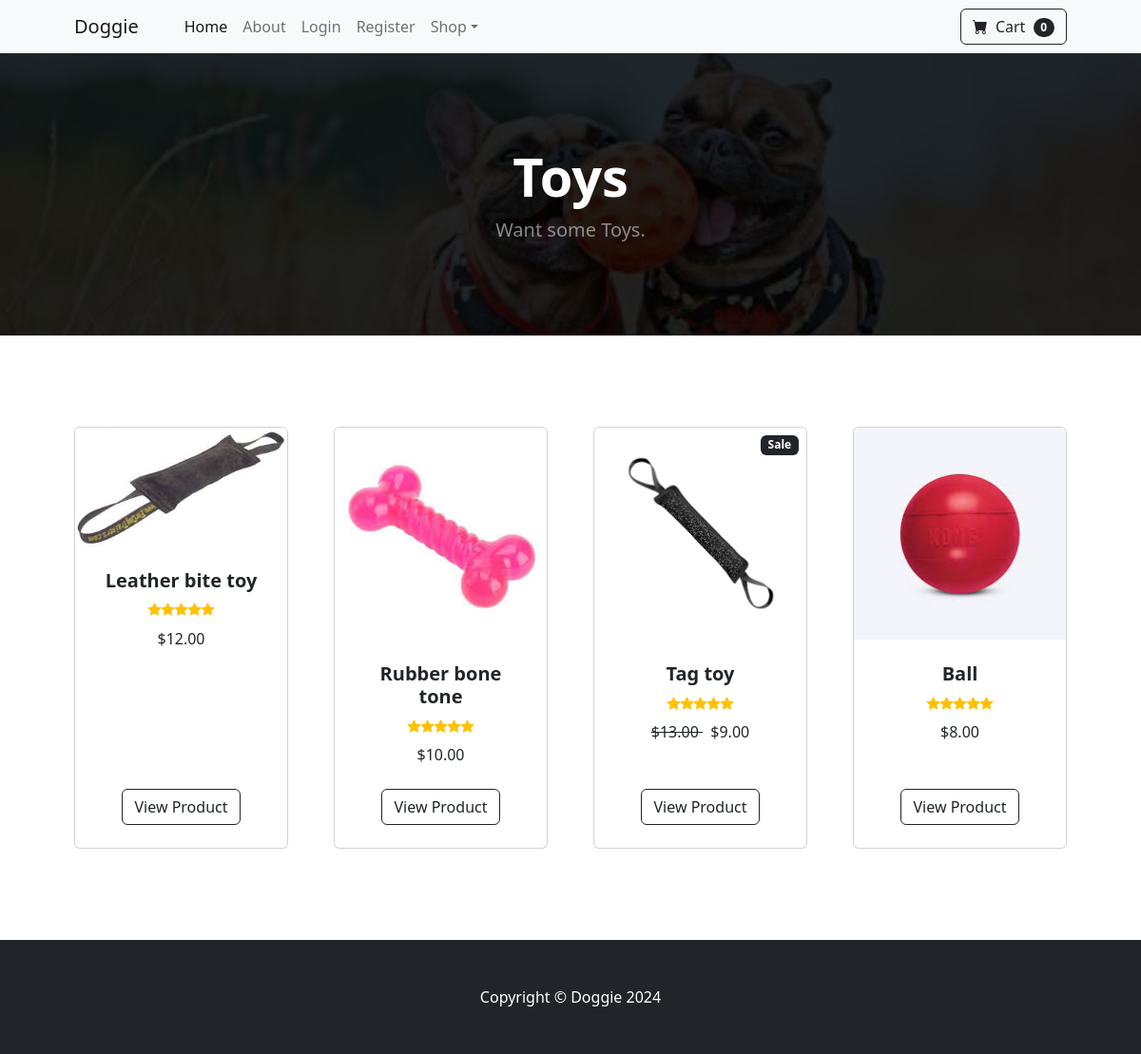
Screenshot of /category/Toys with the database file from the repository.
### store/models.py (models this page shows, shortened)
class Category(models.Model):
    name = models.CharField(max_length=50)
    image = models.ImageField(upload_to='assets/cover', default='default.jpg')
    def __str__(self):
        return self.name
    class Meta:
        verbose_name_plural = 'categories'

class Product(models.Model):
    name = models.CharField(max_length=100)
    price = models.DecimalField(default=0, decimal_places=2, max_digits=6)
    category = models.ForeignKey(Category, on_delete=models.CASCADE, default=1)
    description = models.CharField(max_length=2500, default='', blank=True, null=True)
    image = models.ImageField(upload_to='uploads/product/')
    is_sale = models.BooleanField(default=False)
    sale_price = models.DecimalField(default=0, decimal_places=2, max_digits=6)

### store/views.py (the view)
# urls.py: path('category/<str:name>', views.category, name='category'),
def category(request, name):
    name = name.replace('-', ' ')
    try:
        category = Category.objects.get(name=name)
        products = Product.objects.filter(category=category)
        return render(request, 'category.html', {'products': products, 'category': category})
    except:
        messages.error(request, 'That category does not exist!!')
        return redirect('home')

### cart/cart.py (called while the page is built)
    def __len__(self):
        return len(self.cart)

### cart/context_processors.py (called while the page is built)
def cart(request):
    return {'cart': Cart(request)}

### store/templates/category.html (shortened to what this page needs)
{% extends 'base.html' %}
{% load static %}
{% block content %}
        <header class="bg-dark py-5" style="background-image: url('{{category.image.url}}'); background-size: cover; background-color: rgba(0,0,0,.2); background-blend-mode: multiply; background-repeat: no-repeat;">
            <div class="container px-4 px-lg-5 my-5">
                <div class="text-center text-white">
                    <h1 class="display-4 fw-bolder">{{category}}</h1>
                    <p class="lead fw-normal text-white-50 mb-0">Want some {{category}}.</p>
                </div>
            </div>
        </header>
        <section class="py-5">
            <div class="container px-4 px-lg-5 mt-5">
                <div class="row gx-4 gx-lg-5 row-cols-2 row-cols-md-3 row-cols-xl-4 justify-content-center">
                    {% for product in products %}
                    {% if product.is_sale %}
                        <div class="col mb-5">
                            <div class="card h-100">
                                <div class="badge bg-dark text-white position-absolute" style="top: 0.5rem; right: 0.5rem">Sale</div>
                                <img class="card-img-top" src="{{product.image.url}}" alt="..." />
                                <div class="card-body p-4">
                                    <div class="text-center">
                                        <h5 class="fw-bolder">{{product.name}}</h5>
                                        <div class="d-flex justify-content-center small text-warning mb-2">
                                            <div class="bi-star-fill"></div>
                                            <div class="bi-star-fill"></div>
                                            <div class="bi-star-fill"></div>
                                            <div class="bi-star-fill"></div>
                                            <div class="bi-star-fill"></div>
                                        </div>
                                        <strike>
                                            ${{product.price}}
                                        </strike>
                                        &nbsp;
                                        ${{product.sale_price}}
                                    </div>
                                </div>
                                <div class="card-footer p-4 pt-0 border-top-0 bg-transparent">
                                    <div class="text-center"><a class="btn btn-outline-dark mt-auto" href="{% url 'product' product.id %}">View Product</a></div>
                                </div>
                            </div>
                        </div>
                    {% else %}
                            <div class="col mb-5">
                            <div class="card h-100">
                                <img class="card-img-top" src="{{product.image.url}}" alt="..." />
                                <div class="card-body p-4">
                                    <div class="text-center">
                                        <h5 class="fw-bolder">{{product.name}}</h5>
                                        <div class="d-flex justify-content-center small text-warning mb-2">
                                            <div class="bi-star-fill"></div>
                                            <div class="bi-star-fill"></div>
                                            <div class="bi-star-fill"></div>
                                            <div class="bi-star-fill"></div>
                                            <div class="bi-star-fill"></div>
                                        </div>
                                        ${{product.price}}
                                    </div>
                                </div>
                                <div class="card-footer p-4 pt-0 border-top-0 bg-transparent">
                                    <div class="text-center"><a class="btn btn-outline-dark mt-auto" href="{% url 'product' product.id %}">View Product</a></div>
                                </div>
                            </div>
                        </div>
                    {% endif %}
                    {% endfor %}
                </div>
            </div>
        </section>
{% endblock %}

### rows the page displays
Category: image (picture), name "Toys"
Product: image (picture), name "Leather bite toy", price "12.00"
Product: image (picture), name "Rubber bone tone", price "10.00"
Product: image (picture), name "Tag toy", price "13.00", sale_price "9.00"
Product: image (picture), name "Ball", price "8.00"

### other values shown
{{ cart|length }} "0"
